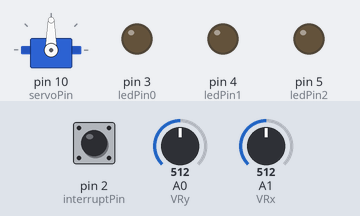
A sketch run on a simulated Arduino Uno, built with avr-gcc and run on an emulated ATmega328P. Parts: servo, output pins drawn as LEDs (lit = HIGH). The inputs (shaded band) are chosen by the test bench; at power-on: pin 2 (interruptPin) HIGH, A1 (VRx) = 512, A0 (VRy) = 512.

Above: at 1.2 s.
1.3 s: pin 2 (interruptPin) pulled LOW for 0.15 s
At 2.6 s:
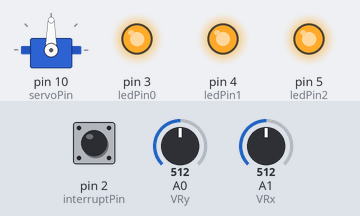
2.9 s: A1 (VRx) set to 716
At 4.1 s:
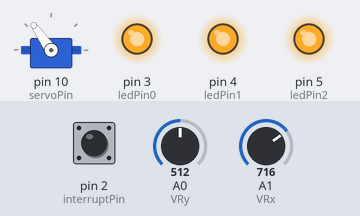
4.4 s: A1 (VRx) set to 900
At 5.3 s:
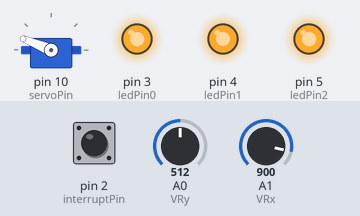
5.9 s: pin 2 (interruptPin) pulled LOW for 1 s
At 7.4 s:
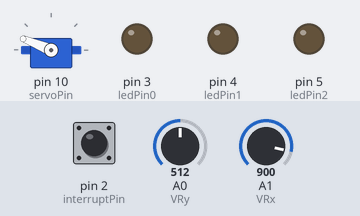
8.4 s: pin 2 (interruptPin) pulled LOW for 0.15 s
At 8.56 s:
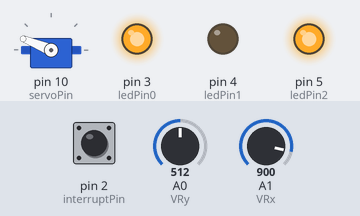
10.0 s: A1 (VRx) set to 1023
At 10.8 s:
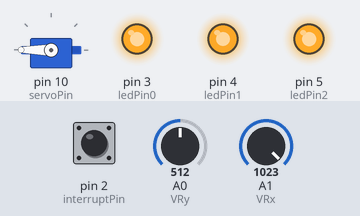
Timing chart, 0 to 12.5 s (numbered marks = the images above; inputs shaded):
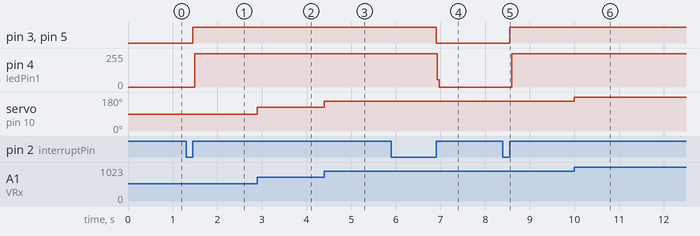

The sketch:

5_interrupciones_opcionA.ino
```cpp
#include <Servo.h>
Servo servo1;
const int servoPin = 10;

const byte interruptPin = 2;
volatile byte button = 0;

const int ledPin0 = 3;
const int ledPin1 = 4;
const int ledPin2 = 5;

const int VRy = A0;
const int VRx = A1;
const int SW = 2;

void setup() {
  servo1.attach(servoPin);
  pinMode(ledPin0, OUTPUT);
  pinMode(ledPin1, OUTPUT);
  pinMode(ledPin2, OUTPUT);
  pinMode(interruptPin, INPUT_PULLUP);
  attachInterrupt(digitalPinToInterrupt(interruptPin), click, RISING);
  pinMode(VRx, INPUT);
  pinMode(VRy, INPUT);
  pinMode(SW, INPUT_PULLUP);
}

void loop() {
  int xPosition = analogRead(VRx);
  int yPosition = analogRead(VRy);
  int SW_state = digitalRead(SW);

  int angulo1 = map(xPosition, 0, 1023, 0, 180);
  servo1.write(angulo1);

  int brillo = map(yPosition, 0, 1023, -255, 255);
  analogWrite(ledPin1, abs(brillo));

  if( button ) {
    digitalWrite(ledPin0, 1);
    digitalWrite(ledPin1, 1);
    digitalWrite(ledPin2, 1);
  } else {
    digitalWrite(ledPin0, 0);
    digitalWrite(ledPin1, 0);
    digitalWrite(ledPin2, 0);
  }
}

void click(){
  delayMicroseconds(100);
  if( button == 0) {
    button = 1;
  } else {
    button = 0;
  }
  delayMicroseconds(100);
}
```

Measured:
- after the input at 1.3 s, pin 3 (ledPin0), pin 5 (ledPin2): LOW → HIGH after 0.15 s; pin 4 (ledPin1): 0/255 → 250/255 after 0.19 s
- after the input at 2.9 s, servo on pin 10 (servoPin): 90° → 125° at once
- after the input at 4.4 s, servo on pin 10 (servoPin): 125° → 158° at once
- after the input at 5.9 s, pin 3 (ledPin0), pin 5 (ledPin2): HIGH → LOW after 1.0 s; pin 4 (ledPin1): 250/255 → 0/255 after 1.0 s
- after the input at 8.4 s, pin 3 (ledPin0), pin 5 (ledPin2): LOW → HIGH after 0.15 s; pin 4 (ledPin1): 0/255 → 250/255 after 0.19 s
- after the input at 10.0 s, servo on pin 10 (servoPin): 158° → 180° at once
